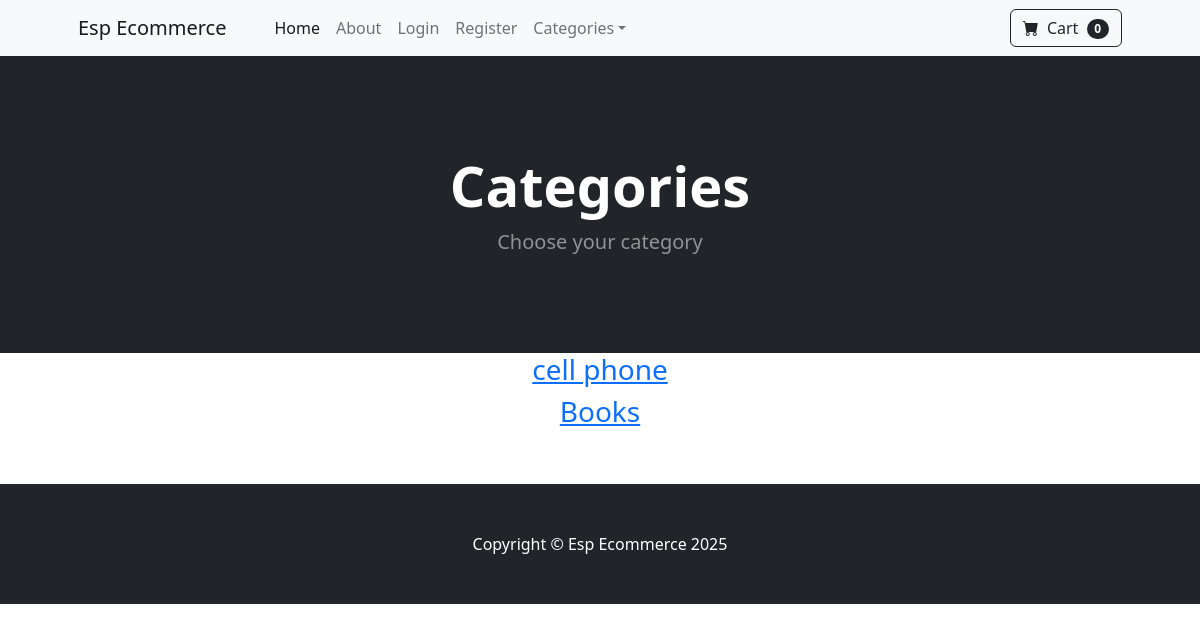
Before: /category_summary/ with the older database file.
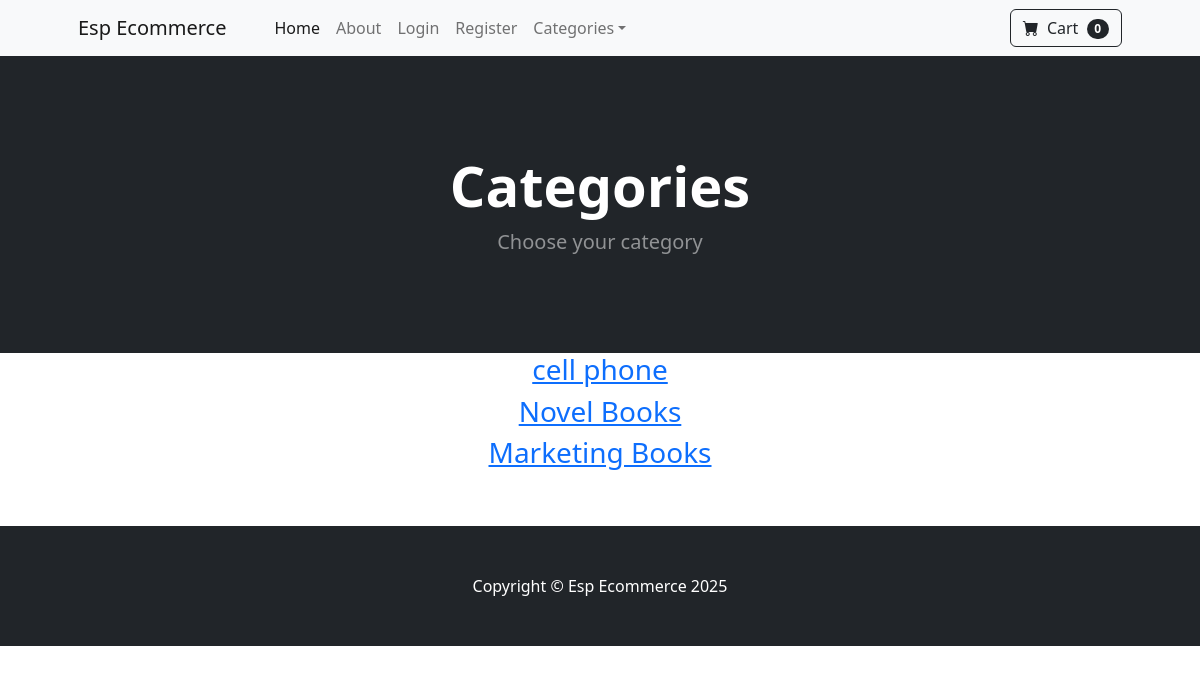
After: the same page with the newer database file.
### store/models.py (models this page shows)
class Category(models.Model):
  name=models.CharField(max_length=50)
  def __str__(self):
    return self.name
  class Meta:
    verbose_name_plural='Categories'

### store/views.py (the view)
# urls.py: path('category_summary/', views.category_summary, name='category_summary'),
def category_summary(request):
   categories= Category.objects.all()
   return render(request, 'category_summary.html', {"categories": categories})

### cart/cart.py (called while the page is built)
  def __len__(self):
    return len(self.cart)

### cart/context_processors.py (called while the page is built)
def cart(request):
  return {'cart': Cart(request)}

### store/templates/category_summary.html
{% extends 'base.html' %}
{% block content %}
 <header class="bg-dark py-5">
            <div class="container px-4 px-lg-5 my-5">
                <div class="text-center text-white">
                    <h1 class="display-4 fw-bolder">Categories</h1>
                    <p class="lead fw-normal text-white-50 mb-0">Choose your category</p>
                </div>
            </div>
        </header>
        <div class="container">
          <div class="row">
            <center>
              <div class="col-8">
                {% for category in categories %}
                  <h3><a href="{% url 'category' category %}">{{category}}</a></h3>
                {% endfor %}
                <br><br>
              </div>
            </center>
          </div>
        </div>
{% endblock %}

Changed rows visible on the page:
changed Category: name "Books" → "Novel Books"
added Category: name "Marketing Books"
